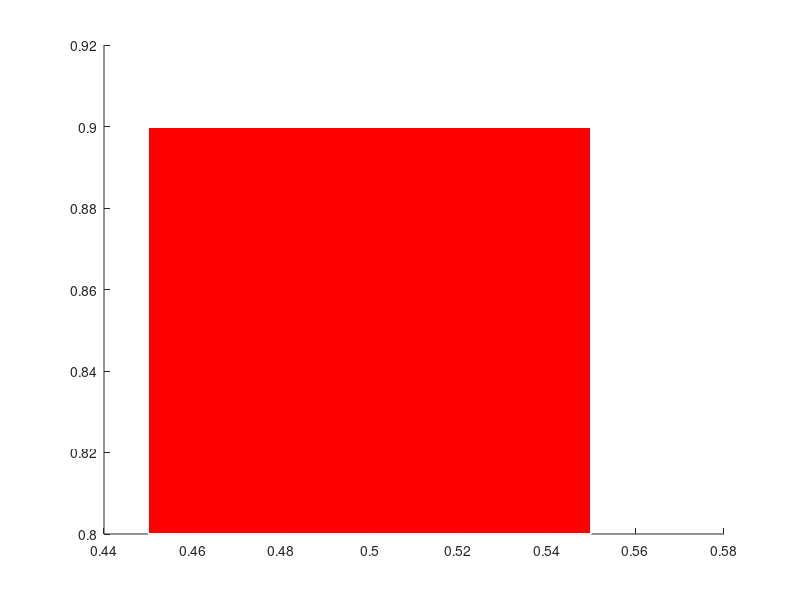

This chart was generated by the following MATLAB code:
function drawCam()
%arch  model
camSize = [0.1, 0.1, 0.1];
camOrigin = [0.45,0.8, 0.4];

camX=([0 1 1 0 0 0;1 1 0 0 1 1;1 1 0 0 1 1;0 1 1 0 0 0]-0.5)*camSize(1)+camOrigin(1)+camSize(1)/2;
camY=([0 0 1 1 0 0;0 1 1 0 0 0;0 1 1 0 1 1;0 0 1 1 1 1]-0.5)*camSize(2)+camOrigin(2)+camSize(2)/2;
camZ=([0 0 0 0 0 1;0 0 0 0 0 1;1 1 1 1 0 1;1 1 1 1 0 1]-0.5)*camSize(3)+camOrigin(3)+camSize(3)/2;


for i=1:6
    h=patch(camX(:,i),camY(:,i),camZ(:,i),'r');
    set(h,'edgecolor','w')
end

